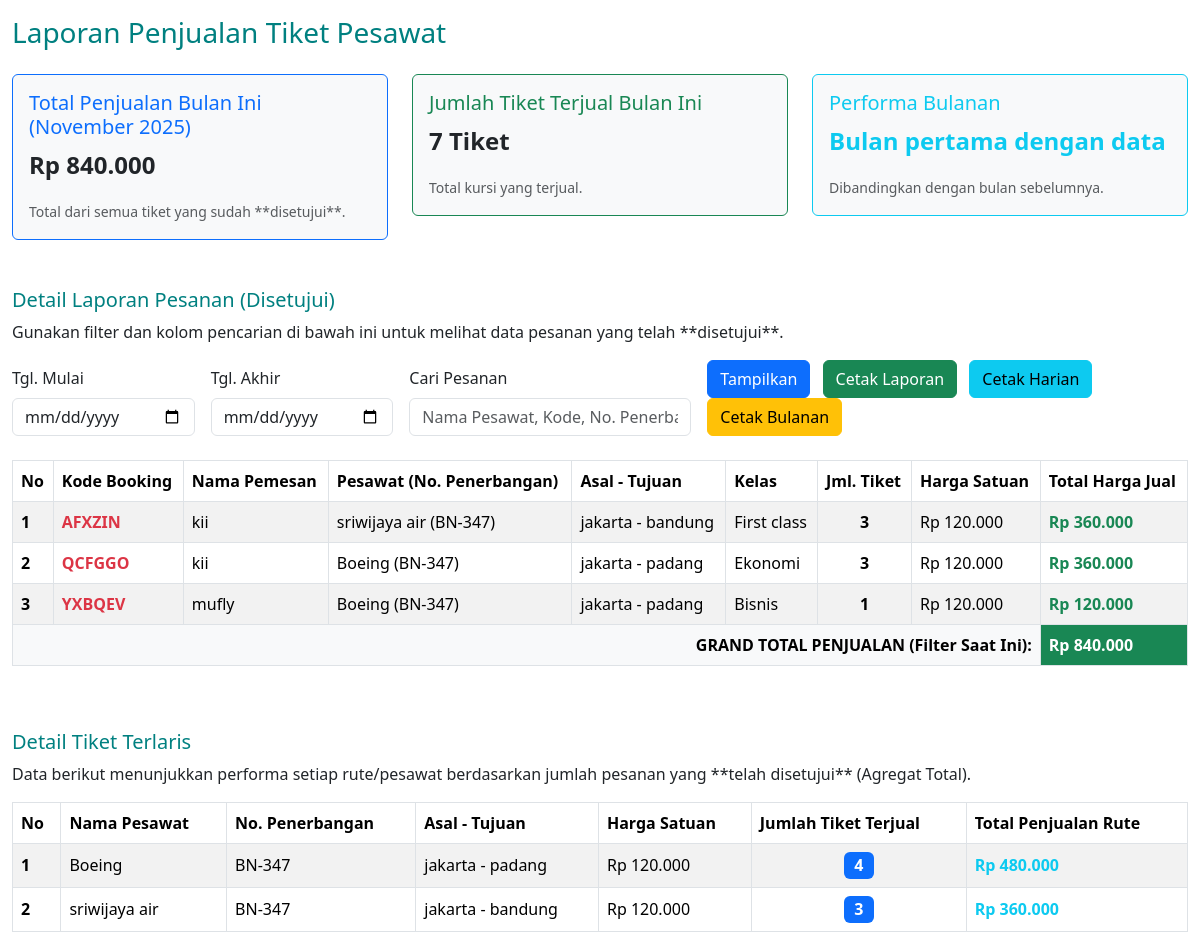
/admin/laporan.php (signed in), run on the app's committed database.
### tables this page shows
CREATE TABLE `bookings` (
  `id` int NOT NULL,
  `id_pesawat` int NOT NULL,
  `id_user` int NOT NULL,
  `kode` varchar(50) NOT NULL,
  `status` enum('disetujui','menunggu') NOT NULL,
  `kelas` enum('ekonomi','bisnis','first class') NOT NULL,
  `jumlah` int NOT NULL DEFAULT '1',
  `total_harga` int NOT NULL DEFAULT '0',
  `created_at` timestamp NOT NULL DEFAULT CURRENT_TIMESTAMP,
  `tanggal_beli` timestamp NULL DEFAULT CURRENT_TIMESTAMP
);

CREATE TABLE `users` (
  `id` int NOT NULL,
  `nama` varchar(50) NOT NULL,
  `username` varchar(50) NOT NULL,
  `email` varchar(50) NOT NULL,
  `no_hp` varchar(50) NOT NULL,
  `jenis_kelamin` enum('Laki-laki','Perempuan') NOT NULL,
  `tanggal_lahir` date NOT NULL,
  `alamat` text NOT NULL,
  `password` varchar(100) NOT NULL,
  `role` enum('admin','user') NOT NULL DEFAULT 'user',
  `remember_token` varchar(100) DEFAULT NULL
);

CREATE TABLE `pesawat` (
  `id` int NOT NULL,
  `nama` varchar(50) NOT NULL,
  `no_penerbangan` varchar(50) NOT NULL,
  `asal` varchar(50) NOT NULL,
  `tujuan` varchar(50) NOT NULL,
  `tanggal_berangkat` date DEFAULT NULL,
  `waktu_berangkat` time DEFAULT NULL,
  `harga` decimal(12,2) NOT NULL,
  `created_at` timestamp NOT NULL DEFAULT CURRENT_TIMESTAMP,
  `updated_at` timestamp NOT NULL DEFAULT CURRENT_TIMESTAMP,
  `waktu_tiba` time DEFAULT NULL,
  `kursi_tersedia` int NOT NULL
);

### admin/laporan.php (the view, shortened to what this page needs)
<?php
include "../koneksi.php";
include "boot.php";
$search_keyword = $_GET['search'] ?? '';
$start_date = $_GET['start_date'] ?? '';
$end_date = $_GET['end_date'] ?? '';
$current_month = date('Y-m');
$where_clauses = ["k.status = 'disetujui'"];
$where_sql = count($where_clauses) > 0 ? "WHERE " . implode(' AND ', $where_clauses) : "";
$current_month_sales = 0;
$previous_month_sales = 0;
$current_month_tickets = 0;
$monthly_data = [];
$monthly_report_query = $mysql->query("
    SELECT
        DATE_FORMAT(k.created_at, '%Y-%m') AS bulan_tahun,
        SUM(CASE WHEN k.status = 'disetujui' THEN k.total_harga ELSE 0 END) AS total_penjualan,
        SUM(CASE WHEN k.status = 'disetujui' THEN k.jumlah ELSE 0 END) AS total_tiket
    FROM bookings k
    WHERE k.created_at IS NOT NULL
    GROUP BY bulan_tahun
    ORDER BY bulan_tahun DESC
");
while ($row = $monthly_report_query->fetch_assoc()) {
    $monthly_data[] = $row;
}
if (count($monthly_data) > 0) {
    $current_month_sales = 0;
    $previous_month_sales = 0;
    foreach ($monthly_data as $data) {
        if ($data['bulan_tahun'] == $current_month) {
            $current_month_sales = $data['total_penjualan'];
            $current_month_tickets = $data['total_tiket'];
            break;
        }
    }
}
$performance_text = "Data tidak cukup";
$performance_class = "text-secondary";
if ($previous_month_sales > 0) {
    $performance = (($current_month_sales - $previous_month_sales) / $previous_month_sales) * 100;
    $performance_text = number_format(abs($performance), 2) . "% ";
    if ($performance > 0) {
        $performance_text .= " (Naik) 📈";
        $performance_class = "text-success";
    } elseif ($performance < 0) {
        $performance_text .= " (Turun) 📉";
        $performance_class = "text-danger";
    } else {
        $performance_text .= " (Stabil) ⏸️";
        $performance_class = "text-secondary";
    }
} elseif ($current_month_sales > 0) {
    $performance_text = "Bulan pertama dengan data";
    $performance_class = "text-info";
}
$detail_report_sql = "
    SELECT
        k.id, k.kode, k.kelas, k.jumlah, k.total_harga,
        p.nama AS nama_pesawat, p.no_penerbangan, p.asal, p.tujuan, p.harga AS harga_satuan,
        u.nama AS nama_user
    FROM bookings k
    JOIN pesawat p ON k.id_pesawat = p.id
    JOIN users u ON k.id_user = u.id
    $where_sql
    ORDER BY k.id DESC
";
$stmt_detail = $mysql->prepare($detail_report_sql);
$stmt_detail->execute();
$tampil_laporan_pesanan = $stmt_detail->get_result();
$detail_query_sql = "
    SELECT
        p.nama AS nama_pesawat,
        p.no_penerbangan,
        p.asal,
        p.tujuan,
        p.harga,
        SUM(k.jumlah) AS total_pesanan,
        SUM(k.total_harga) AS total_penjualan_rute
    FROM pesawat p
    LEFT JOIN bookings k ON p.id = k.id_pesawat AND k.status = 'disetujui'
    GROUP BY p.id
    ORDER BY total_pesanan DESC, p.nama ASC";
$tampil_terlaris = $mysql->query($detail_query_sql);
?>
<!DOCTYPE html>
<html lang="id">
<head>
</head>
<body>
    <div class="container-fluid mt-3">
        <h3 class="mb-4 header-color">Laporan Penjualan Tiket Pesawat</h3>
        <div class="row mb-4">
            <div class="col-md-4">
                <div class="card bg-light border-primary">
                    <div class="card-body">
                        <h5 class="card-title text-primary">Total Penjualan Bulan Ini (<?= date('F Y', strtotime($current_month . '-01')) ?>)</h5>
                        <p class="card-text fs-4 fw-bold">Rp <?= number_format($current_month_sales, 0, ',', '.') ?></p>
                        <small class="text-muted">Total dari semua tiket yang sudah **disetujui**.</small>
                    </div>
                </div>
            </div>
            <div class="col-md-4">
                <div class="card bg-light border-success">
                    <div class="card-body">
                        <h5 class="card-title text-success">Jumlah Tiket Terjual Bulan Ini</h5>
                        <p class="card-text fs-4 fw-bold"><?= number_format($current_month_tickets, 0, ',', '.') ?> Tiket</p>
                        <small class="text-muted">Total kursi yang terjual.</small>
                    </div>
                </div>
            </div>
            <div class="col-md-4">
                <div class="card bg-light border-info">
                    <div class="card-body">
                        <h5 class="card-title text-info">Performa Bulanan</h5>
                        <p class="card-text fs-4 fw-bold <?= $performance_class ?>">
                            <?= $performance_text ?>
                        </p>
                        <small class="text-muted">Dibandingkan dengan bulan sebelumnya.</small>
                    </div>
                </div>
            </div>
        </div>
        <h5 class="mt-5 header-color">Detail Laporan Pesanan (Disetujui)</h5>
        <p>Gunakan filter dan kolom pencarian di bawah ini untuk melihat data pesanan yang telah **disetujui**.</p>
        <form class="row g-3 mb-4 align-items-end" method="GET" action="index.php">
            <div class="col-md-2">
                <label for="startDateFilter" class="form-label">Tgl. Mulai</label>
                <input
                    type="date"
                    class="form-control"
                    id="startDateFilter"
                    name="start_date"
                    value="<?= htmlspecialchars($start_date) ?>"
                    max="<?= date('Y-m-d') ?>">
            </div>
            <div class="col-md-2">
                <label for="endDateFilter" class="form-label">Tgl. Akhir</label>
                <input
                    type="date"
                    class="form-control"
                    id="endDateFilter"
                    name="end_date"
                    value="<?= htmlspecialchars($end_date) ?>"
                    max="<?= date('Y-m-d') ?>">
            </div>
            <div class="col-md-3">
                <label for="searchKeyword" class="form-label">Cari Pesanan</label>
                <input type="text" class="form-control" id="searchKeyword" name="search" placeholder="Nama Pesawat, Kode, No. Penerbangan, Asal/Tujuan, TANGGAL (DD-MM-YYYY)..." value="<?= htmlspecialchars($search_keyword) ?>">
            </div>
            <div class="col-md-5">
                <button type="submit" class="btn btn-primary me-2">Tampilkan</button>
                <?php
                $print_params = http_build_query([
                    'search' => $search_keyword,
                    'start_date' => $start_date,
                    'end_date' => $end_date
                ]);
                $month_for_print = empty($start_date) ? $current_month : date('Y-m', strtotime($start_date));
                ?>
                <a href="print_laporan.php?print=true&<?= $print_params ?>" class="btn btn-success me-2" >Cetak Laporan</a>
                <a href="print_laporan.php?print=harian" class="btn btn-info me-2" >Cetak Harian</a>
                <a href="print_laporan.php?print=bulanan&month=<?= $month_for_print ?>" class="btn btn-warning" >Cetak Bulanan</a>
            </div>
        </form>
        <div class="table-responsive">
            <table class="table table-striped table-bordered align-middle">
                <thead class="table-custom-header">
                    <tr>
                        <th scope="col">No</th>
                        <th scope="col">Kode Booking</th>
                        <th scope="col">Nama Pemesan</th>
                        <th scope="col">Pesawat (No. Penerbangan)</th>
                        <th scope="col">Asal - Tujuan</th>
                        <th scope="col">Kelas</th>
                        <th scope="col">Jml. Tiket</th>
                        <th scope="col">Harga Satuan</th>
                        <th scope="col">Total Harga Jual</th>
                    </tr>
                </thead>
                <tbody>
                    <?php
                    $no = 0;
                    $grand_total_penjualan = 0;
                    if ($tampil_laporan_pesanan && $tampil_laporan_pesanan->num_rows > 0) {
                        while ($data = $tampil_laporan_pesanan->fetch_assoc()) {
                            $no++;
                            $grand_total_penjualan += $data['total_harga'];
                    ?>
                            <tr>
                                <th scope="row"><?= $no; ?></th>
                                <td class="fw-bold text-danger"><?= htmlspecialchars($data['kode']) ?></td>
                                <td><?= htmlspecialchars($data['nama_user']) ?></td>
                                <td><?= htmlspecialchars($data['nama_pesawat']) ?> (<?= htmlspecialchars($data['no_penerbangan']) ?>)</td>
                                <td><?= htmlspecialchars($data['asal']) ?> - <?= htmlspecialchars($data['tujuan']) ?></td>
                                <td><?= ucfirst(htmlspecialchars($data['kelas'])) ?></td>
                                <td class="text-center fw-bold"><?= number_format($data['jumlah'], 0, ',', '.') ?></td>
                                <td>Rp <?= number_format($data['harga_satuan'], 0, ',', '.') ?></td>
                                <td class="fw-bold text-success">Rp <?= number_format($data['total_harga'], 0, ',', '.') ?></td>
                            </tr>
                        <?php }
                    } else { ?>
                        <tr>
                            <td colspan="9" class="text-center text-muted">Tidak ada data pesanan yang disetujui untuk kriteria ini.</td>
                        </tr>
                    <?php } ?>
                </tbody>
                <tfoot>
                    <tr>
                        <th colspan="8" class="text-end bg-light">GRAND TOTAL PENJUALAN (Filter Saat Ini):</th>
                        <th class="bg-success text-white fw-bold">Rp <?= number_format($grand_total_penjualan, 0, ',', '.') ?></th>
                    </tr>
                </tfoot>
            </table>
        </div>
        <h5 class="mt-5 header-color">Detail Tiket Terlaris</h5>
        <p>Data berikut menunjukkan performa setiap rute/pesawat berdasarkan jumlah pesanan yang **telah disetujui** (Agregat Total).</p>
        <div class="table-responsive">
            <table class="table table-striped table-bordered align-middle">
                <thead class="table-custom-header">
                    <tr>
                        <th scope="col">No</th>
                        <th scope="col">Nama Pesawat</th>
                        <th scope="col">No. Penerbangan</th>
                        <th scope="col">Asal - Tujuan</th>
                        <th scope="col">Harga Satuan</th>
                        <th scope="col">Jumlah Tiket Terjual</th>
                        <th scope="col">Total Penjualan Rute</th>
                    </tr>
                </thead>
                <tbody>
                    <?php
                    $no = 0;
                    while ($data = $tampil_terlaris->fetch_assoc()) {
                        $no++;
                    ?>
                        <tr>
                            <th scope="row"><?= $no; ?></th>
                            <td><?= htmlspecialchars($data['nama_pesawat']) ?></td>
                            <td><?= htmlspecialchars($data['no_penerbangan']) ?></td>
                            <td><?= htmlspecialchars($data['asal']) ?> - <?= htmlspecialchars($data['tujuan']) ?></td>
                            <td>Rp <?= number_format($data['harga'], 0, ',', '.') ?></td>
                            <td class="fw-bold text-center">
                                <span class="badge bg-primary fs-6"><?= number_format($data['total_pesanan'] ?? 0, 0, ',', '.') ?></span>
                            </td>
                            <td class="fw-bold text-info">
                                Rp <?= number_format($data['total_penjualan_rute'] ?? 0, 0, ',', '.') ?>
                            </td>
                        </tr>
                    <?php } ?>
                </tbody>
            </table>
        </div>
    </div>
</body>
</html>

### admin/laporan.php (style rules this page uses)
.header-color { color: #008080 !important; }
.table-custom-header { background-color: #581845 !important; color: white; }

### data on the page
bookings: kode "AFXZIN", id_user.nama "kii", id_pesawat.nama "sriwijaya air", id_pesawat.no_penerbangan "BN-347", id_pesawat.asal "jakarta", id_pesawat.tujuan "bandung", kelas "First class", jumlah "3", id_pesawat.harga "120.000", total_harga "360.000"
bookings: kode "QCFGGO", id_user.nama "kii", id_pesawat.nama "Boeing", id_pesawat.no_penerbangan "BN-347", id_pesawat.asal "jakarta", id_pesawat.tujuan "padang", kelas "Ekonomi", jumlah "3", id_pesawat.harga "120.000", total_harga "360.000"
bookings: kode "YXBQEV", id_user.nama "mufly", id_pesawat.nama "Boeing", id_pesawat.no_penerbangan "BN-347", id_pesawat.asal "jakarta", id_pesawat.tujuan "padang", kelas "Bisnis", jumlah "1", id_pesawat.harga "120.000", total_harga "120.000"

### other printed values
date('F Y', strtotime($current_month . '-01')) "November 2025"
$current_month_sales "840.000"
$current_month_tickets "7"
$performance_text "Bulan pertama dengan data"
$grand_total_penjualan "840.000"
$data['nama_pesawat'] "Boeing"
$data['no_penerbangan'] "BN-347"
$data['asal'] "jakarta"
$data['tujuan'] "padang"
$data['harga'] "120.000"
$data['total_pesanan'] "4"
$data['total_penjualan_rute'] "480.000"
$data['nama_pesawat'] "sriwijaya air"
$data['tujuan'] "bandung"
$data['total_pesanan'] "3"
